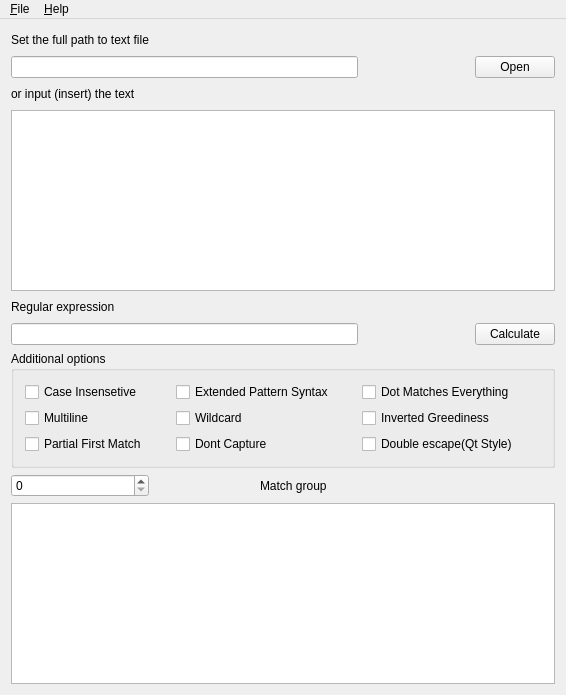
<?xml version="1.0" encoding="UTF-8"?>
<ui version="4.0">
 <class>RegexpWindow</class>
 <widget class="QMainWindow" name="RegexpWindow">
  <property name="geometry">
   <rect>
    <x>0</x>
    <y>0</y>
    <width>566</width>
    <height>695</height>
   </rect>
  </property>
  <property name="sizePolicy">
   <sizepolicy hsizetype="Fixed" vsizetype="Preferred">
    <horstretch>0</horstretch>
    <verstretch>0</verstretch>
   </sizepolicy>
  </property>
  <property name="maximumSize">
   <size>
    <width>566</width>
    <height>800</height>
   </size>
  </property>
  <property name="windowTitle">
   <string>RegExp Tester</string>
  </property>
  <property name="windowIcon">
   <iconset resource="resources.qrc">
    <normaloff>:/icons/72x72.png</normaloff>:/icons/72x72.png</iconset>
  </property>
  <property name="statusTip">
   <string>Regular Expressions Tester</string>
  </property>
  <property name="iconSize">
   <size>
    <width>24</width>
    <height>24</height>
   </size>
  </property>
  <property name="toolButtonStyle">
   <enum>Qt::ToolButtonFollowStyle</enum>
  </property>
  <property name="animated">
   <bool>false</bool>
  </property>
  <widget class="QWidget" name="centralWidget">
   <layout class="QGridLayout" name="gridLayout_2">
    <item row="5" column="5">
     <widget class="QPushButton" name="runit">
      <property name="toolTip">
       <string>&lt;html&gt;&lt;head/&gt;&lt;body&gt;&lt;p&gt;Check regular expression&lt;/p&gt;&lt;/body&gt;&lt;/html&gt;</string>
      </property>
      <property name="text">
       <string>Calculate</string>
      </property>
     </widget>
    </item>
    <item row="3" column="0" colspan="6">
     <widget class="QTextEdit" name="inputText"/>
    </item>
    <item row="4" column="0">
     <widget class="QLabel" name="label_2">
      <property name="text">
       <string>&lt;html&gt;&lt;head/&gt;&lt;body&gt;&lt;p&gt;Regular expression&lt;/p&gt;&lt;/body&gt;&lt;/html&gt;</string>
      </property>
     </widget>
    </item>
    <item row="5" column="0" colspan="3">
     <widget class="QLineEdit" name="RegExp">
      <property name="toolTip">
       <string>&lt;html&gt;&lt;head/&gt;&lt;body&gt;&lt;p&gt;Enter the regular expression here&lt;/p&gt;&lt;/body&gt;&lt;/html&gt;</string>
      </property>
     </widget>
    </item>
    <item row="6" column="0" colspan="6">
     <widget class="QGroupBox" name="groupBox">
      <property name="title">
       <string>Additional options</string>
      </property>
      <layout class="QGridLayout" name="gridLayout">
       <item row="0" column="0">
        <widget class="QCheckBox" name="iscase">
         <property name="text">
          <string>Case Insensetive</string>
         </property>
        </widget>
       </item>
       <item row="0" column="2">
        <widget class="QCheckBox" name="isextpattern">
         <property name="text">
          <string>Extended Pattern Syntax</string>
         </property>
        </widget>
       </item>
       <item row="0" column="4">
        <widget class="QCheckBox" name="dotMatchEverithing">
         <property name="text">
          <string>Dot Matches Everything</string>
         </property>
        </widget>
       </item>
       <item row="1" column="0">
        <widget class="QCheckBox" name="multiline">
         <property name="text">
          <string>Multiline</string>
         </property>
        </widget>
       </item>
       <item row="1" column="2">
        <widget class="QCheckBox" name="iswildcard">
         <property name="text">
          <string>Wildcard</string>
         </property>
        </widget>
       </item>
       <item row="1" column="4">
        <widget class="QCheckBox" name="isinvgreed">
         <property name="text">
          <string>Inverted Greediness</string>
         </property>
        </widget>
       </item>
       <item row="0" column="1">
        <spacer name="horizontalSpacer_2">
         <property name="orientation">
          <enum>Qt::Horizontal</enum>
         </property>
         <property name="sizeHint" stdset="0">
          <size>
           <width>40</width>
           <height>20</height>
          </size>
         </property>
        </spacer>
       </item>
       <item row="0" column="3">
        <spacer name="horizontalSpacer_3">
         <property name="orientation">
          <enum>Qt::Horizontal</enum>
         </property>
         <property name="sizeHint" stdset="0">
          <size>
           <width>40</width>
           <height>20</height>
          </size>
         </property>
        </spacer>
       </item>
       <item row="0" column="5">
        <spacer name="horizontalSpacer_4">
         <property name="orientation">
          <enum>Qt::Horizontal</enum>
         </property>
         <property name="sizeHint" stdset="0">
          <size>
           <width>40</width>
           <height>20</height>
          </size>
         </property>
        </spacer>
       </item>
       <item row="1" column="1">
        <spacer name="horizontalSpacer_5">
         <property name="orientation">
          <enum>Qt::Horizontal</enum>
         </property>
         <property name="sizeHint" stdset="0">
          <size>
           <width>40</width>
           <height>20</height>
          </size>
         </property>
        </spacer>
       </item>
       <item row="1" column="3">
        <spacer name="horizontalSpacer_6">
         <property name="orientation">
          <enum>Qt::Horizontal</enum>
         </property>
         <property name="sizeHint" stdset="0">
          <size>
           <width>40</width>
           <height>20</height>
          </size>
         </property>
        </spacer>
       </item>
       <item row="1" column="5">
        <spacer name="horizontalSpacer_7">
         <property name="orientation">
          <enum>Qt::Horizontal</enum>
         </property>
         <property name="sizeHint" stdset="0">
          <size>
           <width>40</width>
           <height>20</height>
          </size>
         </property>
        </spacer>
       </item>
       <item row="2" column="0">
        <widget class="QCheckBox" name="isminimal">
         <property name="text">
          <string>Partial First Match</string>
         </property>
        </widget>
       </item>
       <item row="2" column="2">
        <widget class="QCheckBox" name="dontcapture">
         <property name="text">
          <string>Dont Capture</string>
         </property>
        </widget>
       </item>
       <item row="2" column="4">
        <widget class="QCheckBox" name="unquotebox">
         <property name="text">
          <string>Double escape(Qt Style)</string>
         </property>
        </widget>
       </item>
       <item row="2" column="1">
        <spacer name="horizontalSpacer_10">
         <property name="orientation">
          <enum>Qt::Horizontal</enum>
         </property>
         <property name="sizeHint" stdset="0">
          <size>
           <width>40</width>
           <height>20</height>
          </size>
         </property>
        </spacer>
       </item>
       <item row="2" column="3">
        <spacer name="horizontalSpacer_15">
         <property name="orientation">
          <enum>Qt::Horizontal</enum>
         </property>
         <property name="sizeHint" stdset="0">
          <size>
           <width>40</width>
           <height>20</height>
          </size>
         </property>
        </spacer>
       </item>
       <item row="2" column="5">
        <spacer name="horizontalSpacer_16">
         <property name="orientation">
          <enum>Qt::Horizontal</enum>
         </property>
         <property name="sizeHint" stdset="0">
          <size>
           <width>40</width>
           <height>20</height>
          </size>
         </property>
        </spacer>
       </item>
      </layout>
     </widget>
    </item>
    <item row="7" column="0">
     <widget class="QSpinBox" name="spinBox"/>
    </item>
    <item row="0" column="0">
     <widget class="QLabel" name="label_3">
      <property name="text">
       <string>&lt;html&gt;&lt;head/&gt;&lt;body&gt;&lt;p&gt;Set the full path to text file&lt;/p&gt;&lt;/body&gt;&lt;/html&gt;</string>
      </property>
     </widget>
    </item>
    <item row="1" column="0" colspan="3">
     <widget class="QLineEdit" name="fileName"/>
    </item>
    <item row="2" column="0">
     <widget class="QLabel" name="label_4">
      <property name="text">
       <string>&lt;html&gt;&lt;head/&gt;&lt;body&gt;&lt;p&gt;or input (insert) the text&lt;/p&gt;&lt;/body&gt;&lt;/html&gt;</string>
      </property>
     </widget>
    </item>
    <item row="1" column="4">
     <spacer name="horizontalSpacer_14">
      <property name="orientation">
       <enum>Qt::Horizontal</enum>
      </property>
      <property name="sizeHint" stdset="0">
       <size>
        <width>40</width>
        <height>20</height>
       </size>
      </property>
     </spacer>
    </item>
    <item row="0" column="2">
     <spacer name="horizontalSpacer">
      <property name="orientation">
       <enum>Qt::Horizontal</enum>
      </property>
      <property name="sizeHint" stdset="0">
       <size>
        <width>40</width>
        <height>20</height>
       </size>
      </property>
     </spacer>
    </item>
    <item row="8" column="0" colspan="6">
     <widget class="QTextEdit" name="label">
      <property name="toolTip">
       <string>&lt;html&gt;&lt;head/&gt;&lt;body&gt;&lt;p&gt;Regular expression result&lt;/p&gt;&lt;/body&gt;&lt;/html&gt;</string>
      </property>
      <property name="readOnly">
       <bool>true</bool>
      </property>
     </widget>
    </item>
    <item row="2" column="2">
     <spacer name="horizontalSpacer_8">
      <property name="orientation">
       <enum>Qt::Horizontal</enum>
      </property>
      <property name="sizeHint" stdset="0">
       <size>
        <width>40</width>
        <height>20</height>
       </size>
      </property>
     </spacer>
    </item>
    <item row="5" column="4">
     <spacer name="horizontalSpacer_9">
      <property name="orientation">
       <enum>Qt::Horizontal</enum>
      </property>
      <property name="sizeHint" stdset="0">
       <size>
        <width>40</width>
        <height>20</height>
       </size>
      </property>
     </spacer>
    </item>
    <item row="4" column="2">
     <spacer name="horizontalSpacer_11">
      <property name="orientation">
       <enum>Qt::Horizontal</enum>
      </property>
      <property name="sizeHint" stdset="0">
       <size>
        <width>40</width>
        <height>20</height>
       </size>
      </property>
     </spacer>
    </item>
    <item row="7" column="4">
     <spacer name="horizontalSpacer_12">
      <property name="orientation">
       <enum>Qt::Horizontal</enum>
      </property>
      <property name="sizeHint" stdset="0">
       <size>
        <width>40</width>
        <height>20</height>
       </size>
      </property>
     </spacer>
    </item>
    <item row="7" column="1">
     <spacer name="horizontalSpacer_13">
      <property name="orientation">
       <enum>Qt::Horizontal</enum>
      </property>
      <property name="sizeHint" stdset="0">
       <size>
        <width>40</width>
        <height>20</height>
       </size>
      </property>
     </spacer>
    </item>
    <item row="1" column="5">
     <widget class="QPushButton" name="openFile">
      <property name="text">
       <string>Open</string>
      </property>
     </widget>
    </item>
    <item row="7" column="2" colspan="2">
     <widget class="QLabel" name="label_5">
      <property name="text">
       <string>Match group</string>
      </property>
     </widget>
    </item>
   </layout>
  </widget>
  <widget class="QMenuBar" name="menuBar">
   <property name="geometry">
    <rect>
     <x>0</x>
     <y>0</y>
     <width>566</width>
     <height>30</height>
    </rect>
   </property>
   <widget class="QMenu" name="menuFile">
    <property name="title">
     <string>&amp;File</string>
    </property>
    <addaction name="actionOpen"/>
    <addaction name="actionE_xit"/>
   </widget>
   <widget class="QMenu" name="menuHelp">
    <property name="title">
     <string>&amp;Help</string>
    </property>
    <addaction name="actionOnline_Help"/>
    <addaction name="actionAbout_Qt"/>
   </widget>
   <addaction name="menuFile"/>
   <addaction name="menuHelp"/>
  </widget>
  <action name="actionOnline_Help">
   <property name="text">
    <string>&amp;Run Help</string>
   </property>
  </action>
  <action name="actionE_xit">
   <property name="text">
    <string>E&amp;xit</string>
   </property>
   <property name="shortcut">
    <string>Ctrl+X</string>
   </property>
  </action>
  <action name="actionAbout_Qt">
   <property name="text">
    <string>&amp;About Qt</string>
   </property>
  </action>
  <action name="actionOpen">
   <property name="text">
    <string>&amp;Open</string>
   </property>
   <property name="shortcut">
    <string>Ctrl+O</string>
   </property>
  </action>
 </widget>
 <layoutdefault spacing="6" margin="11"/>
 <tabstops>
  <tabstop>fileName</tabstop>
  <tabstop>inputText</tabstop>
  <tabstop>runit</tabstop>
  <tabstop>RegExp</tabstop>
  <tabstop>spinBox</tabstop>
  <tabstop>iscase</tabstop>
  <tabstop>multiline</tabstop>
  <tabstop>isextpattern</tabstop>
  <tabstop>iswildcard</tabstop>
  <tabstop>dotMatchEverithing</tabstop>
  <tabstop>isinvgreed</tabstop>
  <tabstop>label</tabstop>
 </tabstops>
 <resources>
  <include location="resources.qrc"/>
 </resources>
 <connections/>
</ui>
